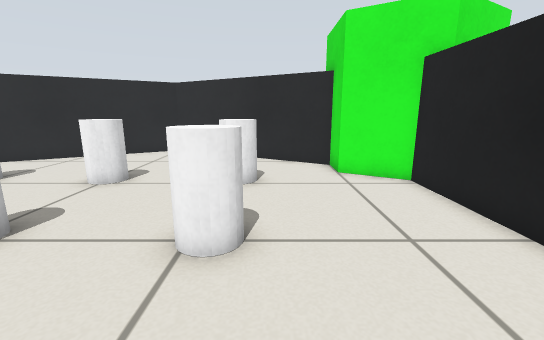
view 1 (above)

12 first-person views from a walk through a robot-simulator world made for Gazebo. The camera is 0.56 m above the floor, tilts 12° down and sees 90° across. The floor is counted in squares, 0.25 m on a side. Each view is taken from the middle of a square. On the plan, view 1 faces up. The plan holds only what a view shows up to about 17 squares ahead; the rest is blank. The place goes on beyond the plan.

view 2
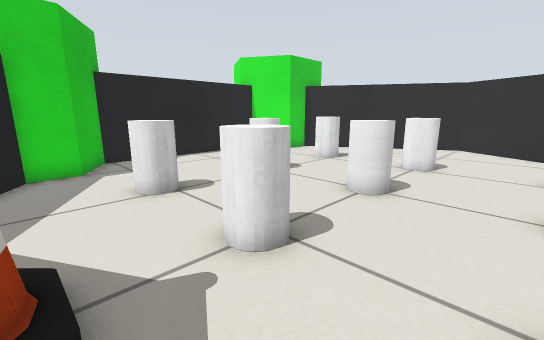

view 3
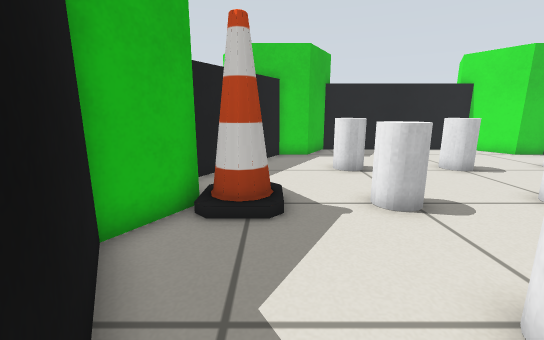

view 4
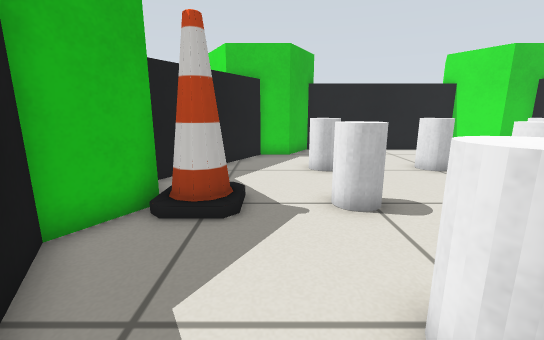

view 5
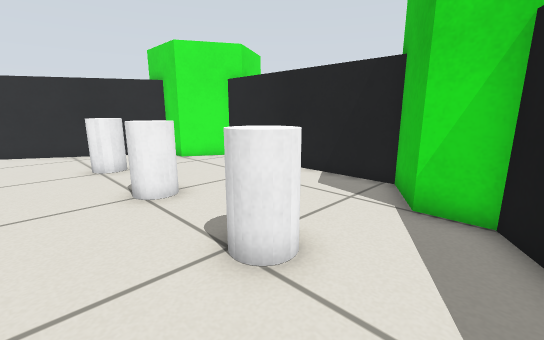

view 6
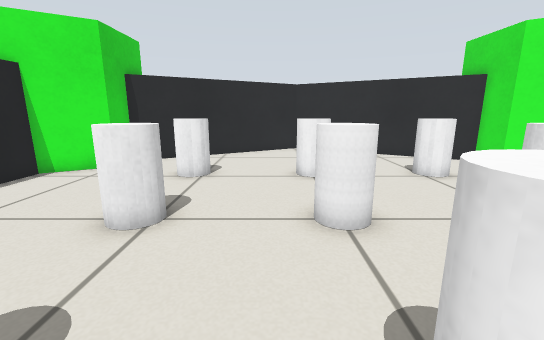

view 7
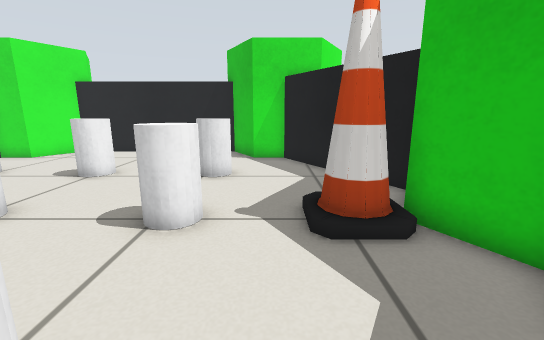

view 8
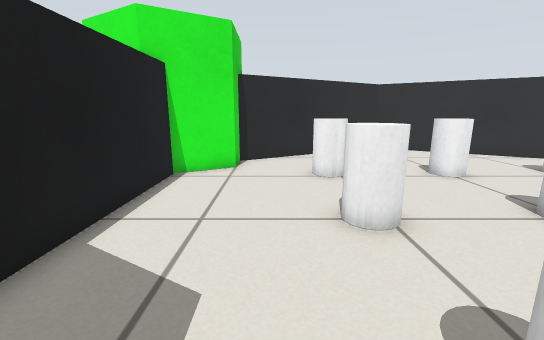

view 9
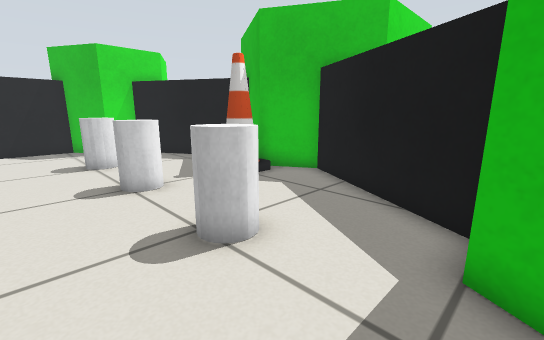

view 10
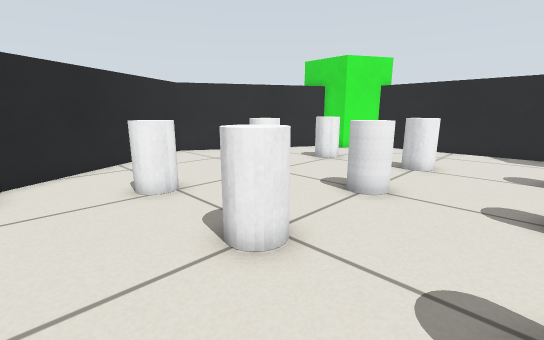

view 11
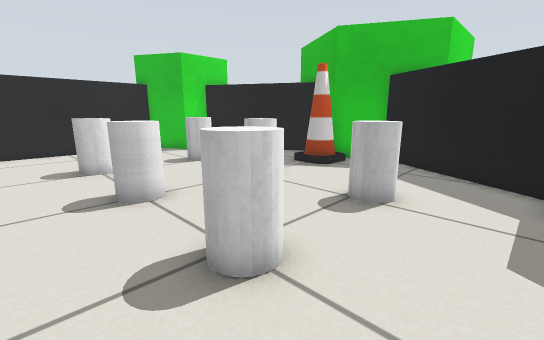

view 12
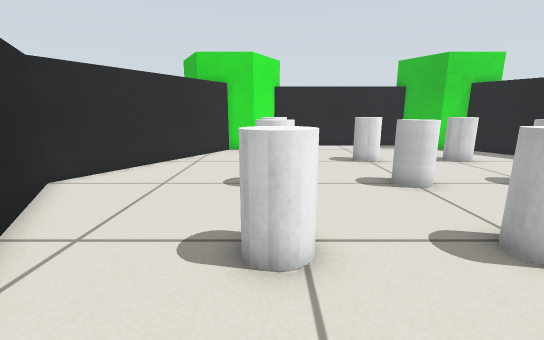

### Floor plan
Points are (right, up) in squares from view 1. A wall is a line through its corners. A room is listed if a view was taken in it or the views show most of it. See-through windows are left out.
Room 1 (views 1, 2, 3, 4, 5, 6, 7, 8, 9, 10, 11, 12)
walls: (-13.5, 10.1) (-15.7, 8.8) (-15.7, 0.2) (-13.5, -1.1) (-13.5, -2.6) (-7.6, -6) (-5.5, -4.8) (-3.4, -6) (2.5, -2.6) (2.5, -1.1) (4.7, 0.2) (4.7, 8.8) (2.5, 10.1) (2.5, 11.6) (-5.5, 16.2) (-13.5, 11.6) (-13.5, 10.1)
objects: white cylinder (-10, 0) to (-9, 1); white cylinder (-10, 4) to (-9, 5); white cylinder (-10, 8) to (-9, 9); cone (-6, -4) to (-5, -3); white cylinder (-6, 0) to (-5, 1); white cylinder (-6, 4) to (-5, 5); white cylinder (-6, 8) to (-5, 9); white cylinder (-2, 0) to (-1, 1); white cylinder (-2, 4) to (-1, 5); white cylinder (-2, 8) to (-1, 9)

Positions as (right, up) in squares from view 1, and headings:
1: (0, 0), facing up
2: (-2, -3), facing up-left
3: (1, -3), facing left
4: (1, -2), facing left
5: (-4, -3), facing up-right
6: (-7, -1), facing up
7: (-11, -2), facing right
8: (-12, -1), facing up
9: (-14, 3), facing down-right
10: (-13, 1), facing up-right
11: (-13, 7), facing down-right
12: (-14, 9), facing right
